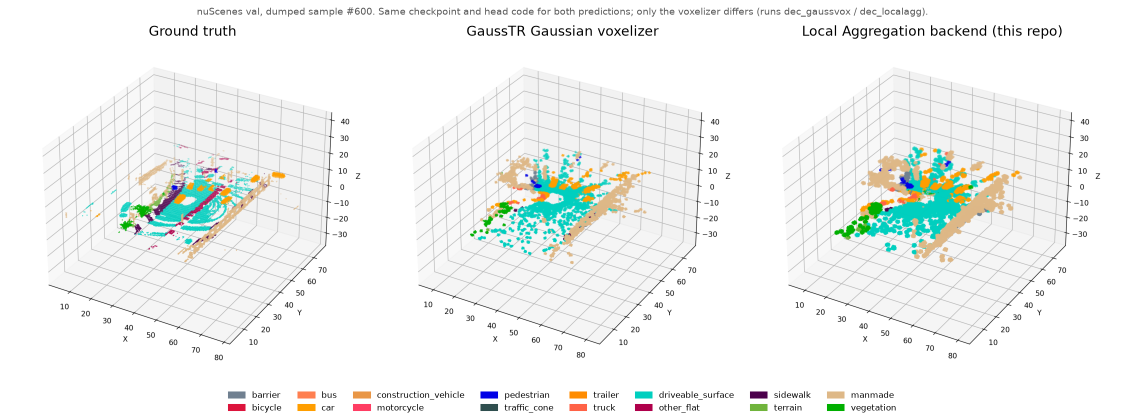
#> input picture assets/hero.png, 2250 x 840 px, given in place of 600_gt.png, which was not available (shown at 1/2 size)
$ python make_figures.py --render-dir ../assets
#> lines starting #> are read from the running program, lines starting #| are printed output that depends on the picture; pictures that were not available may be replaced by others from this repository, and a replacement may not be noted
"""
Build the two README figures.

  assets/hero.png      GT | GaussTR Gaussian voxelizer | Local Aggregation, one val sample.
                       Composed from the 3D renders made by scripts/visualize_gauss_voxels.py and
                       scripts/visualize_localagg_voxels.py on the dec_gaussvox / dec_localagg
                       dumps (see results/NUMBERS.md). The original per-panel titles are cropped
                       and replaced; the renders themselves are not modified.
  assets/pipeline.png  Block diagram: which parts are upstream / lab / this repo.

Usage:
    python scripts/make_figures.py --render-dir "<dir with 600_gt.png, 600_sem_gaussvox.png, 600_sem_localagg.png>"
"""

import argparse
from pathlib import Path

import matplotlib.pyplot as plt
import numpy as np
from matplotlib.patches import FancyArrowPatch, FancyBboxPatch, Patch
from PIL import Image

# Same palette as scripts/visualize_*_voxels.py (OccMetric class order, 17 = free / not drawn)
CLASS_NAMES = [
    'others', 'barrier', 'bicycle', 'bus', 'car', 'construction_vehicle',
    'motorcycle', 'pedestrian', 'traffic_cone', 'trailer', 'truck',
    'driveable_surface', 'other_flat', 'sidewalk', 'terrain', 'manmade',
    'vegetation',
]
COLORS = np.array([
    [0, 0, 0], [112, 128, 144], [220, 20, 60], [255, 127, 80],
    [255, 158, 0], [233, 150, 70], [255, 61, 99], [0, 0, 230],
    [47, 79, 79], [255, 140, 0], [255, 98, 70], [0, 207, 191],
    [175, 0, 75], [75, 0, 75], [112, 180, 60], [222, 184, 135],
    [0, 175, 0],
]) / 255.0

TITLE_BAND_PX = 60   # height of the original matplotlib title band in the renders


def make_hero(render_dir, sample, out_path):
#> called with render_dir = '../assets', sample = '600'
    panels = [
        (f'{sample}_gt.png', 'Ground truth'),
        (f'{sample}_sem_gaussvox.png', 'GaussTR Gaussian voxelizer'),
        (f'{sample}_sem_localagg.png', 'Local Aggregation backend (this repo)'),
    ]
    fig, axes = plt.subplots(1, 3, figsize=(15, 5.6), dpi=150)
    for ax, (name, title) in zip(axes, panels):
        img = Image.open(Path(render_dir) / name).convert('RGB')
        img = img.crop((0, TITLE_BAND_PX, img.width, img.height))
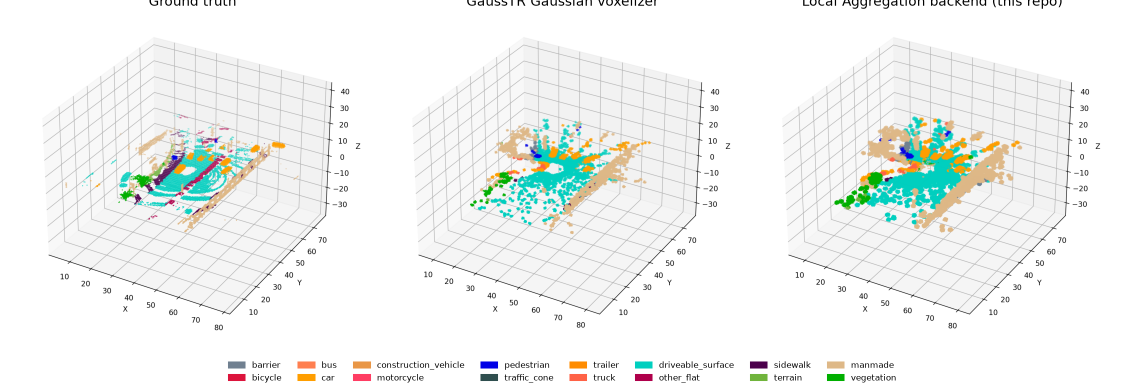
#> img: PIL image 2250x780 RGB (shown at 1/2 size); mean R, G, B 240.8, 243.3, 241.3
        ax.imshow(img)
        ax.set_title(title, fontsize=13)
        ax.axis('off')
#> pass 2 of the loop in make_hero, `for ax, (name, title) in zip(axes, panels):`:
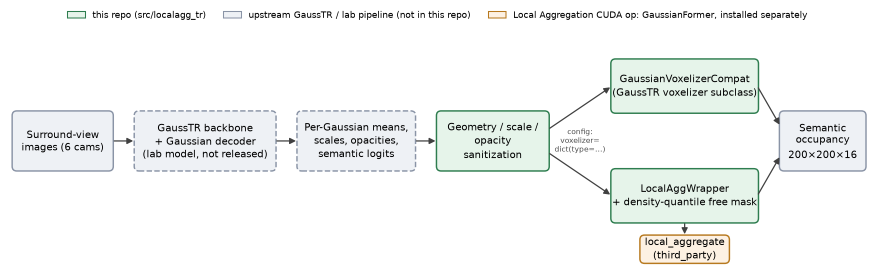
#> input picture assets/pipeline.png, 1750 x 551 px, given in place of 600_sem_gaussvox.png, which was not available (shown at 1/2 size)
#> in make_hero, `img = img.crop((0, TITLE_BAND_PX, img.width, img.height))`:
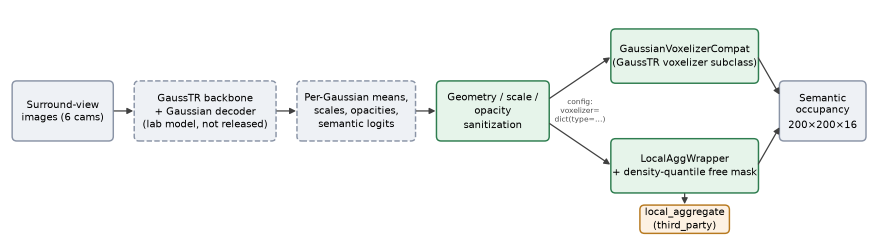
#> img: PIL image 1750x491 RGB (shown at 1/2 size); mean R, G, B 243, 245.1, 244.1

    handles = [Patch(color=COLORS[i], label=n) for i, n in enumerate(CLASS_NAMES) if i > 0]
    fig.legend(handles=handles, loc='lower center', ncol=8, fontsize=8, frameon=False,
               bbox_to_anchor=(0.5, 0.0))
    fig.text(0.5, 0.965,
             f'nuScenes val, dumped sample #{sample}. Same checkpoint and head code for both '
             'predictions; only the voxelizer differs (runs dec_gaussvox / dec_localagg).',
             ha='center', fontsize=9, color='0.35')
    fig.subplots_adjust(left=0.01, right=0.99, top=0.9, bottom=0.12, wspace=0.02)
    fig.savefig(out_path, facecolor='white')
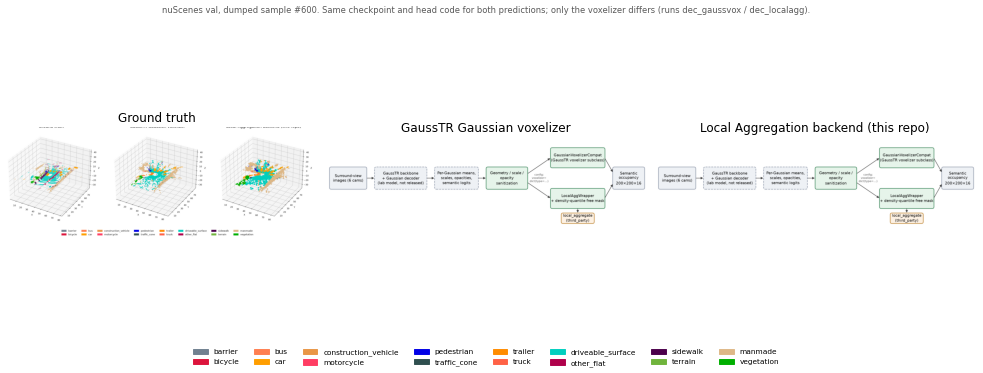
#> figure drawn by matplotlib, 3 panels
    plt.close(fig)


def _box(ax, xy, w, h, text, fc, ec, ls='-'):
    ax.add_patch(FancyBboxPatch(xy, w, h, boxstyle='round,pad=0.02,rounding_size=0.08',
                                fc=fc, ec=ec, lw=1.4, ls=ls))
    ax.text(xy[0] + w / 2, xy[1] + h / 2, text, ha='center', va='center', fontsize=9.5,
            linespacing=1.35)


def _arrow(ax, p, q):
    ax.add_patch(FancyArrowPatch(p, q, arrowstyle='-|>', mutation_scale=12, lw=1.2,
                                 color='0.25'))


def make_pipeline(out_path):
    UP = ('#eef1f5', '#8a94a6')     # upstream GaussTR / lab (not in this repo)
    MINE = ('#e6f4ea', '#2e7d4f')   # this repo
    EXT = ('#fdf1e3', '#b7791f')    # third-party op, installed separately

    fig, ax = plt.subplots(figsize=(14.8, 4.5), dpi=150)
    ax.set_xlim(0, 14.8)
    ax.set_ylim(-0.1, 4.4)
    ax.axis('off')

    _box(ax, (0.1, 1.6), 1.7, 1.0, 'Surround-view\nimages (6 cams)', *UP)
    _box(ax, (2.2, 1.6), 2.4, 1.0, 'GaussTR backbone\n+ Gaussian decoder\n(lab model, not released)', *UP, ls='--')
    _box(ax, (5.0, 1.6), 2.0, 1.0, 'Per-Gaussian means,\nscales, opacities,\nsemantic logits', *UP, ls='--')
    _box(ax, (7.4, 1.6), 1.9, 1.0, 'Geometry / scale /\nopacity\nsanitization', *MINE)
    _box(ax, (10.4, 2.6), 2.5, 0.9, 'GaussianVoxelizerCompat\n(GaussTR voxelizer subclass)', *MINE)
    _box(ax, (10.4, 0.7), 2.5, 0.9, 'LocalAggWrapper\n+ density-quantile free mask', *MINE)
    _box(ax, (13.3, 1.6), 1.45, 1.0, 'Semantic\noccupancy\n200×200×16', *UP)
    _box(ax, (10.9, 0.0), 1.5, 0.45, 'local_aggregate\n(third_party)', *EXT)

    _arrow(ax, (1.8, 2.1), (2.2, 2.1))
    _arrow(ax, (4.6, 2.1), (5.0, 2.1))
    _arrow(ax, (7.0, 2.1), (7.4, 2.1))
    _arrow(ax, (9.3, 2.3), (10.4, 3.05))
    _arrow(ax, (9.3, 1.9), (10.4, 1.15))
    _arrow(ax, (12.9, 3.05), (13.3, 2.35))
    _arrow(ax, (12.9, 1.15), (13.3, 1.85))
    _arrow(ax, (11.65, 0.7), (11.65, 0.45))
    ax.text(9.85, 2.1, 'config:\nvoxelizer=\ndict(type=...)', ha='center', va='center',
            fontsize=7, color='0.3')

    handles = [
        Patch(fc=MINE[0], ec=MINE[1], label='this repo (src/localagg_tr)'),
        Patch(fc=UP[0], ec=UP[1], label='upstream GaussTR / lab pipeline (not in this repo)'),
        Patch(fc=EXT[0], ec=EXT[1], label='Local Aggregation CUDA op: GaussianFormer, installed separately'),
    ]
    ax.legend(handles=handles, loc='upper center', bbox_to_anchor=(0.5, 1.02), ncol=3,
              fontsize=8.5, frameon=False)
    fig.savefig(out_path, facecolor='white', bbox_inches='tight')
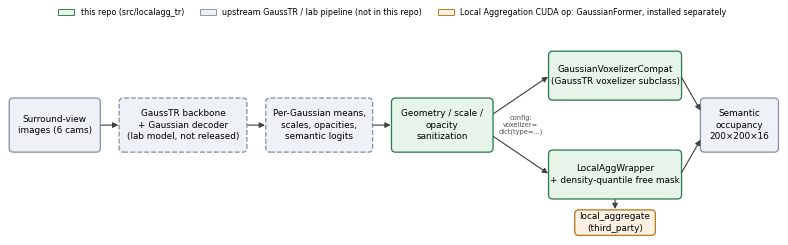
#> figure drawn by matplotlib, 1 panel
    plt.close(fig)


def main():
    ap = argparse.ArgumentParser()
    ap.add_argument('--render-dir', required=True)
    ap.add_argument('--sample', default='600')
    ap.add_argument('--out-dir', default='assets')
    args = ap.parse_args()
    out = Path(args.out_dir)
    out.mkdir(parents=True, exist_ok=True)
    make_hero(args.render_dir, args.sample, out / 'hero.png')
    make_pipeline(out / 'pipeline.png')


if __name__ == '__main__':
    main()
